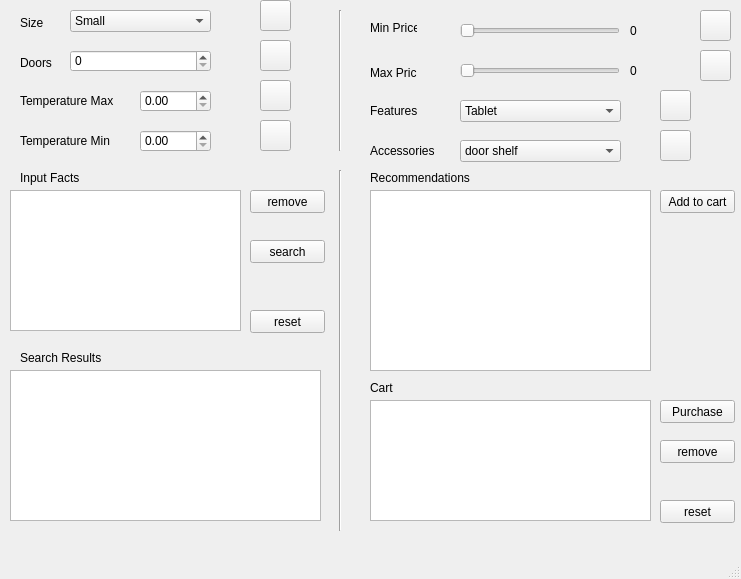
<?xml version="1.0" encoding="UTF-8"?>
<ui version="4.0">
 <class>MainWindow</class>
 <widget class="QMainWindow" name="MainWindow">
  <property name="geometry">
   <rect>
    <x>0</x>
    <y>0</y>
    <width>741</width>
    <height>579</height>
   </rect>
  </property>
  <property name="windowTitle">
   <string>MainWindow</string>
  </property>
  <widget class="QWidget" name="centralwidget">
   <widget class="QLabel" name="label">
    <property name="geometry">
     <rect>
      <x>20</x>
      <y>13</y>
      <width>47</width>
      <height>20</height>
     </rect>
    </property>
    <property name="text">
     <string>Size</string>
    </property>
   </widget>
   <widget class="QLabel" name="label_2">
    <property name="geometry">
     <rect>
      <x>20</x>
      <y>53</y>
      <width>47</width>
      <height>20</height>
     </rect>
    </property>
    <property name="text">
     <string>Doors</string>
    </property>
   </widget>
   <widget class="QLabel" name="label_3">
    <property name="geometry">
     <rect>
      <x>20</x>
      <y>90</y>
      <width>101</width>
      <height>21</height>
     </rect>
    </property>
    <property name="text">
     <string>Temperature Max</string>
    </property>
   </widget>
   <widget class="QComboBox" name="combo_size">
    <property name="geometry">
     <rect>
      <x>70</x>
      <y>10</y>
      <width>141</width>
      <height>22</height>
     </rect>
    </property>
    <item>
     <property name="text">
      <string>Small</string>
     </property>
    </item>
    <item>
     <property name="text">
      <string>Medium</string>
     </property>
    </item>
    <item>
     <property name="text">
      <string>Large</string>
     </property>
    </item>
    <item>
     <property name="text">
      <string>Extra Large</string>
     </property>
    </item>
   </widget>
   <widget class="QDoubleSpinBox" name="max_temp_spinner">
    <property name="geometry">
     <rect>
      <x>140</x>
      <y>90</y>
      <width>71</width>
      <height>22</height>
     </rect>
    </property>
   </widget>
   <widget class="QDoubleSpinBox" name="min_temp_spinner">
    <property name="geometry">
     <rect>
      <x>140</x>
      <y>130</y>
      <width>71</width>
      <height>22</height>
     </rect>
    </property>
   </widget>
   <widget class="QSpinBox" name="spinner_door">
    <property name="geometry">
     <rect>
      <x>70</x>
      <y>50</y>
      <width>141</width>
      <height>22</height>
     </rect>
    </property>
   </widget>
   <widget class="QLabel" name="label_4">
    <property name="geometry">
     <rect>
      <x>20</x>
      <y>130</y>
      <width>101</width>
      <height>21</height>
     </rect>
    </property>
    <property name="text">
     <string>Temperature Min</string>
    </property>
   </widget>
   <widget class="Line" name="line">
    <property name="geometry">
     <rect>
      <x>330</x>
      <y>10</y>
      <width>20</width>
      <height>141</height>
     </rect>
    </property>
    <property name="orientation">
     <enum>Qt::Vertical</enum>
    </property>
   </widget>
   <widget class="QSlider" name="min_price">
    <property name="geometry">
     <rect>
      <x>460</x>
      <y>20</y>
      <width>160</width>
      <height>22</height>
     </rect>
    </property>
    <property name="layoutDirection">
     <enum>Qt::LeftToRight</enum>
    </property>
    <property name="maximum">
     <number>200000</number>
    </property>
    <property name="tracking">
     <bool>true</bool>
    </property>
    <property name="orientation">
     <enum>Qt::Horizontal</enum>
    </property>
    <property name="invertedAppearance">
     <bool>false</bool>
    </property>
    <property name="invertedControls">
     <bool>false</bool>
    </property>
   </widget>
   <widget class="QSlider" name="max_price">
    <property name="geometry">
     <rect>
      <x>460</x>
      <y>60</y>
      <width>160</width>
      <height>22</height>
     </rect>
    </property>
    <property name="maximum">
     <number>1000000</number>
    </property>
    <property name="orientation">
     <enum>Qt::Horizontal</enum>
    </property>
   </widget>
   <widget class="QLabel" name="label_5">
    <property name="geometry">
     <rect>
      <x>370</x>
      <y>20</y>
      <width>47</width>
      <height>16</height>
     </rect>
    </property>
    <property name="text">
     <string>Min Price</string>
    </property>
   </widget>
   <widget class="QLabel" name="label_6">
    <property name="geometry">
     <rect>
      <x>370</x>
      <y>63</y>
      <width>47</width>
      <height>20</height>
     </rect>
    </property>
    <property name="text">
     <string>Max Price</string>
    </property>
   </widget>
   <widget class="QLabel" name="min_price_label">
    <property name="geometry">
     <rect>
      <x>630</x>
      <y>20</y>
      <width>47</width>
      <height>21</height>
     </rect>
    </property>
    <property name="text">
     <string>0</string>
    </property>
   </widget>
   <widget class="QLabel" name="max_price_label">
    <property name="geometry">
     <rect>
      <x>630</x>
      <y>60</y>
      <width>47</width>
      <height>21</height>
     </rect>
    </property>
    <property name="text">
     <string>0</string>
    </property>
   </widget>
   <widget class="QLabel" name="label_7">
    <property name="geometry">
     <rect>
      <x>370</x>
      <y>100</y>
      <width>47</width>
      <height>21</height>
     </rect>
    </property>
    <property name="text">
     <string>Features</string>
    </property>
   </widget>
   <widget class="QComboBox" name="combo_features">
    <property name="geometry">
     <rect>
      <x>460</x>
      <y>100</y>
      <width>161</width>
      <height>22</height>
     </rect>
    </property>
    <item>
     <property name="text">
      <string>Tablet</string>
     </property>
    </item>
    <item>
     <property name="text">
      <string>Ice Dispenser</string>
     </property>
    </item>
    <item>
     <property name="text">
      <string>Water Dispenser</string>
     </property>
    </item>
   </widget>
   <widget class="QListView" name="facts_list">
    <property name="geometry">
     <rect>
      <x>10</x>
      <y>190</y>
      <width>231</width>
      <height>141</height>
     </rect>
    </property>
   </widget>
   <widget class="QListView" name="reco_results">
    <property name="geometry">
     <rect>
      <x>10</x>
      <y>370</y>
      <width>311</width>
      <height>151</height>
     </rect>
    </property>
   </widget>
   <widget class="QPushButton" name="remove_fact">
    <property name="geometry">
     <rect>
      <x>250</x>
      <y>190</y>
      <width>75</width>
      <height>23</height>
     </rect>
    </property>
    <property name="text">
     <string>remove</string>
    </property>
   </widget>
   <widget class="Line" name="line_2">
    <property name="geometry">
     <rect>
      <x>330</x>
      <y>170</y>
      <width>20</width>
      <height>361</height>
     </rect>
    </property>
    <property name="orientation">
     <enum>Qt::Vertical</enum>
    </property>
   </widget>
   <widget class="QPushButton" name="search_facts">
    <property name="geometry">
     <rect>
      <x>250</x>
      <y>240</y>
      <width>75</width>
      <height>23</height>
     </rect>
    </property>
    <property name="text">
     <string>search</string>
    </property>
   </widget>
   <widget class="QPushButton" name="reset_facts">
    <property name="geometry">
     <rect>
      <x>250</x>
      <y>310</y>
      <width>75</width>
      <height>23</height>
     </rect>
    </property>
    <property name="text">
     <string>reset</string>
    </property>
   </widget>
   <widget class="QLabel" name="label_8">
    <property name="geometry">
     <rect>
      <x>20</x>
      <y>170</y>
      <width>101</width>
      <height>16</height>
     </rect>
    </property>
    <property name="text">
     <string>Input Facts</string>
    </property>
   </widget>
   <widget class="QLabel" name="label_9">
    <property name="geometry">
     <rect>
      <x>20</x>
      <y>350</y>
      <width>111</width>
      <height>16</height>
     </rect>
    </property>
    <property name="text">
     <string>Search Results</string>
    </property>
   </widget>
   <widget class="QLabel" name="label_10">
    <property name="geometry">
     <rect>
      <x>370</x>
      <y>170</y>
      <width>111</width>
      <height>16</height>
     </rect>
    </property>
    <property name="text">
     <string>Recommendations</string>
    </property>
   </widget>
   <widget class="QPushButton" name="add_to_cart">
    <property name="geometry">
     <rect>
      <x>660</x>
      <y>190</y>
      <width>75</width>
      <height>23</height>
     </rect>
    </property>
    <property name="text">
     <string>Add to cart</string>
    </property>
   </widget>
   <widget class="QLabel" name="label_11">
    <property name="geometry">
     <rect>
      <x>370</x>
      <y>380</y>
      <width>47</width>
      <height>16</height>
     </rect>
    </property>
    <property name="text">
     <string>Cart</string>
    </property>
   </widget>
   <widget class="QPushButton" name="purchase">
    <property name="geometry">
     <rect>
      <x>660</x>
      <y>400</y>
      <width>75</width>
      <height>23</height>
     </rect>
    </property>
    <property name="text">
     <string>Purchase</string>
    </property>
   </widget>
   <widget class="QPushButton" name="remove_from_cart">
    <property name="geometry">
     <rect>
      <x>660</x>
      <y>440</y>
      <width>75</width>
      <height>23</height>
     </rect>
    </property>
    <property name="text">
     <string>remove</string>
    </property>
   </widget>
   <widget class="QPushButton" name="reset_cart">
    <property name="geometry">
     <rect>
      <x>660</x>
      <y>500</y>
      <width>75</width>
      <height>23</height>
     </rect>
    </property>
    <property name="text">
     <string>reset</string>
    </property>
   </widget>
   <widget class="QComboBox" name="combo_accessories">
    <property name="geometry">
     <rect>
      <x>460</x>
      <y>140</y>
      <width>161</width>
      <height>22</height>
     </rect>
    </property>
    <item>
      <property name="text">
      <string>door shelf</string>
      </property>
    </item>
    <item>
      <property name="text">
      <string>water filter</string>
      </property>
    </item>
    <item>
      <property name="text">
      <string>air filter</string>
      </property>
    </item>
    <item>
      <property name="text">
      <string>egg tray</string>
      </property>
    </item>
    <item>
      <property name="text">
      <string>ice maker</string>
      </property>
    </item>
    <item>
      <property name="text">
      <string>water valve</string>
      </property>
    </item>
    <item>
      <property name="text">
      <string>fridge drawer</string>
      </property>
    </item>
   </widget>
   <widget class="QLabel" name="label_12">
    <property name="geometry">
     <rect>
      <x>370</x>
      <y>140</y>
      <width>71</width>
      <height>21</height>
     </rect>
    </property>
    <property name="text">
     <string>Accessories</string>
    </property>
   </widget>
   <widget class="QPushButton" name="add_size">
    <property name="geometry">
     <rect>
      <x>260</x>
      <y>0</y>
      <width>31</width>
      <height>31</height>
     </rect>
    </property>
    <property name="text">
     <string/>
    </property>
    <property name="icon">
     <iconset>
      <normaloff>button_icons/add.png</normaloff>button_icons/add.png</iconset>
    </property>
   </widget>
   <widget class="QPushButton" name="add_doors">
    <property name="geometry">
     <rect>
      <x>260</x>
      <y>40</y>
      <width>31</width>
      <height>31</height>
     </rect>
    </property>
    <property name="text">
     <string/>
    </property>
    <property name="icon">
     <iconset>
      <normaloff>button_icons/add.png</normaloff>button_icons/add.png</iconset>
    </property>
   </widget>
   <widget class="QPushButton" name="add_max_temp">
    <property name="geometry">
     <rect>
      <x>260</x>
      <y>80</y>
      <width>31</width>
      <height>31</height>
     </rect>
    </property>
    <property name="text">
     <string/>
    </property>
    <property name="icon">
     <iconset>
      <normaloff>button_icons/add.png</normaloff>button_icons/add.png</iconset>
    </property>
   </widget>
   <widget class="QPushButton" name="add_min_temp">
    <property name="geometry">
     <rect>
      <x>260</x>
      <y>120</y>
      <width>31</width>
      <height>31</height>
     </rect>
    </property>
    <property name="text">
     <string/>
    </property>
    <property name="icon">
     <iconset>
      <normaloff>button_icons/add.png</normaloff>button_icons/add.png</iconset>
    </property>
   </widget>
   <widget class="QPushButton" name="add_min_price">
    <property name="geometry">
     <rect>
      <x>700</x>
      <y>10</y>
      <width>31</width>
      <height>31</height>
     </rect>
    </property>
    <property name="text">
     <string/>
    </property>
    <property name="icon">
     <iconset>
      <normaloff>button_icons/add.png</normaloff>button_icons/add.png</iconset>
    </property>
   </widget>
   <widget class="QPushButton" name="add_max_price">
    <property name="geometry">
     <rect>
      <x>700</x>
      <y>50</y>
      <width>31</width>
      <height>31</height>
     </rect>
    </property>
    <property name="text">
     <string/>
    </property>
    <property name="icon">
     <iconset>
      <normaloff>button_icons/add.png</normaloff>button_icons/add.png</iconset>
    </property>
   </widget>
   <widget class="QPushButton" name="add_feature">
    <property name="geometry">
     <rect>
      <x>660</x>
      <y>90</y>
      <width>31</width>
      <height>31</height>
     </rect>
    </property>
    <property name="text">
     <string/>
    </property>
    <property name="icon">
     <iconset>
      <normaloff>button_icons/add.png</normaloff>button_icons/add.png</iconset>
    </property>
   </widget>
   <widget class="QPushButton" name="add_accessory">
    <property name="geometry">
     <rect>
      <x>660</x>
      <y>130</y>
      <width>31</width>
      <height>31</height>
     </rect>
    </property>
    <property name="text">
     <string/>
    </property>
    <property name="icon">
     <iconset>
      <normaloff>button_icons/add.png</normaloff>button_icons/add.png</iconset>
    </property>
   </widget>
   <widget class="QTableView" name="shop_results">
    <property name="geometry">
     <rect>
      <x>370</x>
      <y>190</y>
      <width>281</width>
      <height>181</height>
     </rect>
    </property>
   </widget>
   <widget class="QTableView" name="cart">
    <property name="geometry">
     <rect>
      <x>370</x>
      <y>400</y>
      <width>281</width>
      <height>121</height>
     </rect>
    </property>
   </widget>
  </widget>
  <widget class="QMenuBar" name="menubar">
   <property name="geometry">
    <rect>
     <x>0</x>
     <y>0</y>
     <width>741</width>
     <height>21</height>
    </rect>
   </property>
  </widget>
  <widget class="QStatusBar" name="statusbar"/>
 </widget>
 <resources/>
 <connections/>
</ui>
